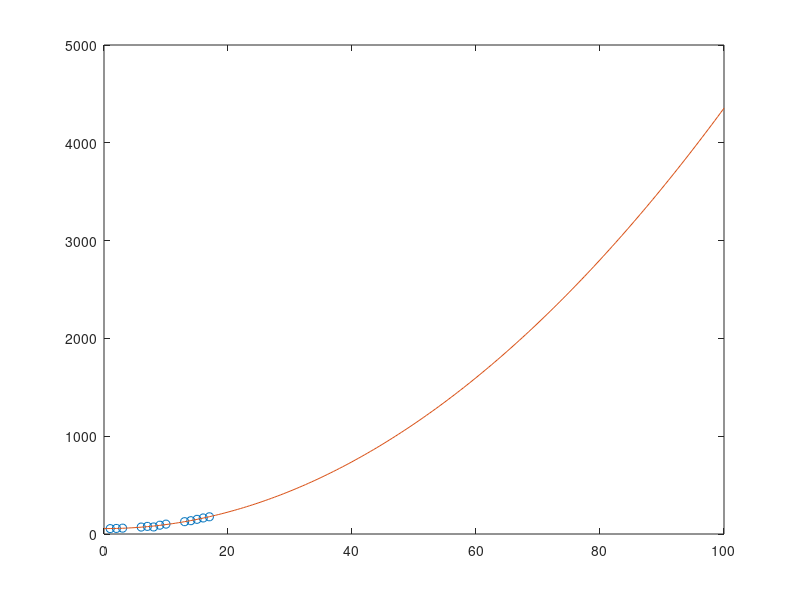

The MATLAB source for this figure:
X = [1 2 3 6 7 8 9 10 13 14 15 16 17];
Y = [55 57 60 71 78 72 90 101 126 136 150 164 176];

p = polyfit(X, Y, 2);

newX = 0:0.5:100;
f = polyval(p, newX);
plot(X, Y, 'o', newX, f)